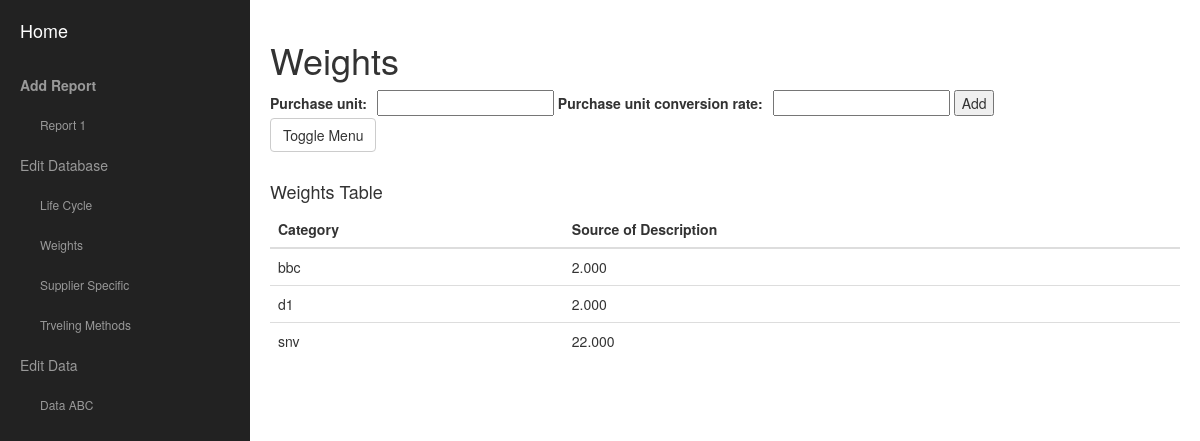
Page /projectcarbonapp/weights on the committed database.
### ProjectCarbonApp/models.py (models this page shows)
class Weights(models.Model):
    purchase_unit = models.CharField(max_length=430, null=True)
    purchase_unit_conversion_rate = models.DecimalField(max_digits=6, decimal_places=3)

### ProjectCarbonApp/views.py (the view)
def weights_view(request):
        context = {}
        context['test_msg'] = 'hi this is weights'
        weights = Weights.objects.all()
        context['weights'] = weights
        if request.method == 'POST':
            form = WeightsForm(request.POST)
            context['form'] = form
            if form.is_valid():
                Weights.objects.create(purchase_unit=request.POST['purchase_unit'],purchase_unit_conversion_rate=request.POST['purchase_unit_conversion_rate'])
                return render(request, 'weights.html', context)
        else:
            form = WeightsForm()
            context['form'] = form
        return render(request, 'weights.html', context)

### ProjectCarbonApp/forms.py (shortened to what this page needs)
class WeightsForm(forms.Form):
    purchase_unit = forms.CharField(max_length=20)
    purchase_unit_conversion_rate  = forms.DecimalField(max_digits=6, decimal_places=3)
    def __init__(self, *args, **kwargs):
        super(WeightsForm, self).__init__(*args, **kwargs)
        for field_name, field in self.fields.items():
            field.widget.attrs['class'] = 'WeightsForm'

### ProjectCarbonApp/templates/weights.html (shortened to what this page needs)
<!DOCTYPE html>
{% load staticfiles %}
<html lang="en">
<head>
    <link href="../static/css/bootstrap.min.css" rel="stylesheet">
    <link href="../static/css/simple-sidebar.css" rel="stylesheet">
</head>
<body>
<div id="wrapper">
    <div id="sidebar-wrapper">
        <ul class="sidebar-nav">
            <li class="sidebar-brand">
                <a href="{% url 'index' %}">
                    Home
                </a>
            </li>
            <li>
                <a href="{% url 'add_report_view' %}"><b>Add Report</b></a>
            </li>
            <li_s>
                <a href="{% url 'report_one_view' %}">Report 1</a>
             </li_s>
             <li>
                <a href="{% url 'editdatabase_view' %}">Edit Database</a>
             </li>
             <li_s>
                <a href="{% url 'lifecycle_view' %}">Life Cycle </a>
             </li_s>
             <li_s>
                <a href="{% url 'weights_view' %}">Weights</a>
             </li_s>
             <li_s>
                <a href="{% url 'supplier_specific_view' %}">Supplier Specific</a>
             </li_s>
             <li_s>
                <a href="{% url 'travelingmethods_view' %}">Trveling Methods</a>
            </li_s>
             <li>
                <a href="{% url 'editdata_view' %}">Edit Data</a>
             </li>
             <li_s>
                <a href="{% url 'dataabc_view' %}">Data ABC</a>
            </li_s>
        </ul>
    </div>
    <div id="page-content-wrapper">
        <div class="container-fluid">
            <div class="row">
                <div class="col-lg-12">
                    <h1>Weights</h1>
                    <form action="{% url 'weights_view' %}" method="post">
                         {{form}}
                        <button type="submit">Add</button>
                    </form>
                    <a href="#menu-toggle" class="btn btn-default" id="menu-toggle">Toggle Menu</a>
                </div>
            </div>
        </div>
        <h4 style="margin-top:30px" >Weights Table</h4>
        <table class="table table-hover table">
        <thead>
            <tr>
                <th>Category</th>
                <th>Source of Description</th>
            </tr>
        </thead>
             {% for weights_obj in weights %}
            <tr>
                    <td>{{weights_obj.purchase_unit}}</td>
                    <td>{{weights_obj.purchase_unit_conversion_rate}}</td>
            </tr>
         {% endfor %}
        </table>
    </div>
</div>
</body>
</html>

### ProjectCarbonApp/static/css/simple-sidebar.css (style rules this page uses)
body { overflow-x: hidden; }
.col-lg-12 { padding: 0px; }
label { padding-right: 10px; }
#wrapper { padding-left: 0; -webkit-transition: all 0.5s ease; -moz-transition: all 0.5s ease; -o-transition: all 0.5s ease; transition: all 0.5s ease; }
#sidebar-wrapper { z-index: 1000; position: fixed; left: 225px; width: 225px; height: 100%; margin-left: -225px; overflow-y: auto; background: #222; -webkit-transition: all 0.5s ease; -moz-transition: all 0.5s ease; -o-transition: all 0.5s ease; transition: all 0.5s ease; }
#page-content-wrapper { width: 100%; position: absolute; padding: 15px; }
.sidebar-nav { position: absolute; top: 0; width: 250px; margin: 0; padding: 0; list-style: none; }
.sidebar-nav li { text-indent: 20px; line-height: 40px; }
.sidebar-nav li_s { text-indent: 40px; line-height: 40px; }
.sidebar-nav li a { display: block; text-decoration: none; color: #999999; }
.sidebar-nav li_s a { display: block; text-decoration: none; font-size: 12px; color: #999999; }
.sidebar-nav > .sidebar-brand { height: 65px; font-size: 18px; line-height: 60px; }
.sidebar-nav > .sidebar-brand a { color: #999999; }
@media (min-width:768px) { #wrapper { padding-left: 250px; } }
@media (min-width:768px) { #sidebar-wrapper { width: 250px; } }
@media (min-width:768px) { #page-content-wrapper { padding: 20px; position: relative; } }

### rows in the picture
Weights: purchase_unit "bbc", purchase_unit_conversion_rate "2.000"
Weights: purchase_unit "d1", purchase_unit_conversion_rate "2.000"
Weights: purchase_unit "snv", purchase_unit_conversion_rate "22.000"
